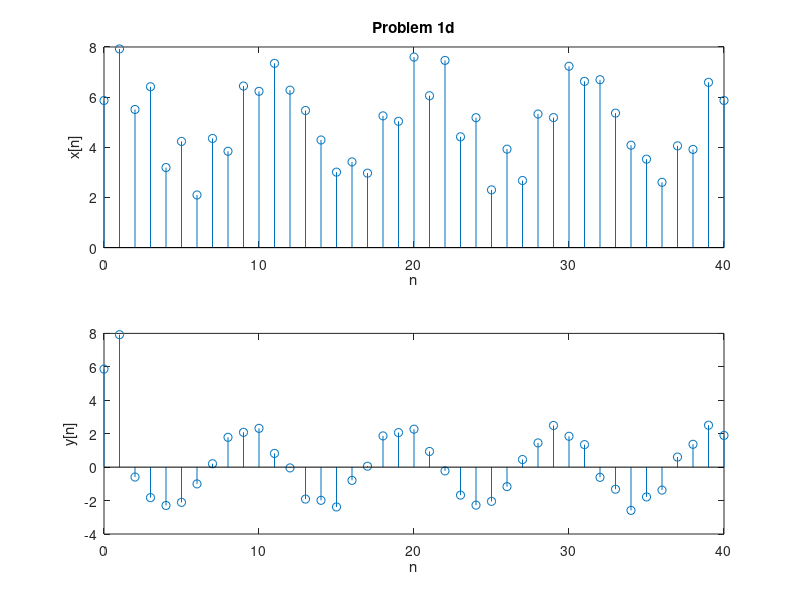
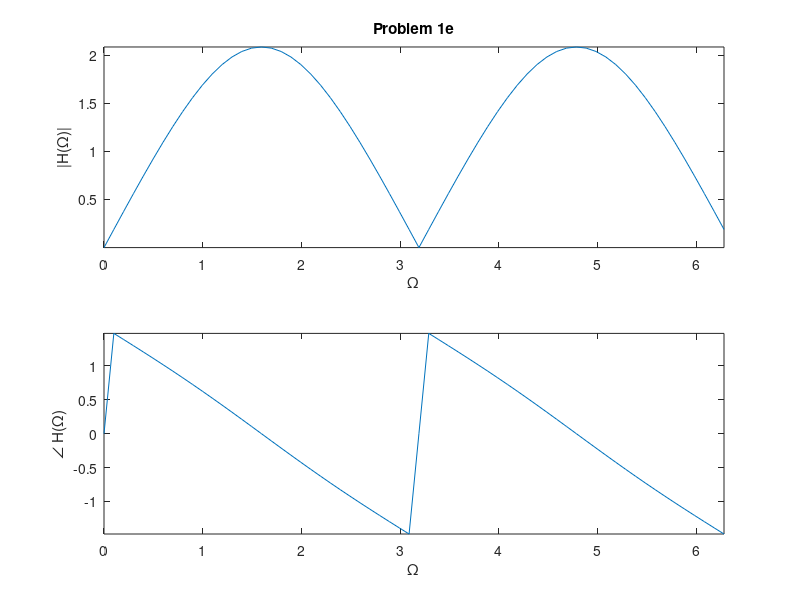
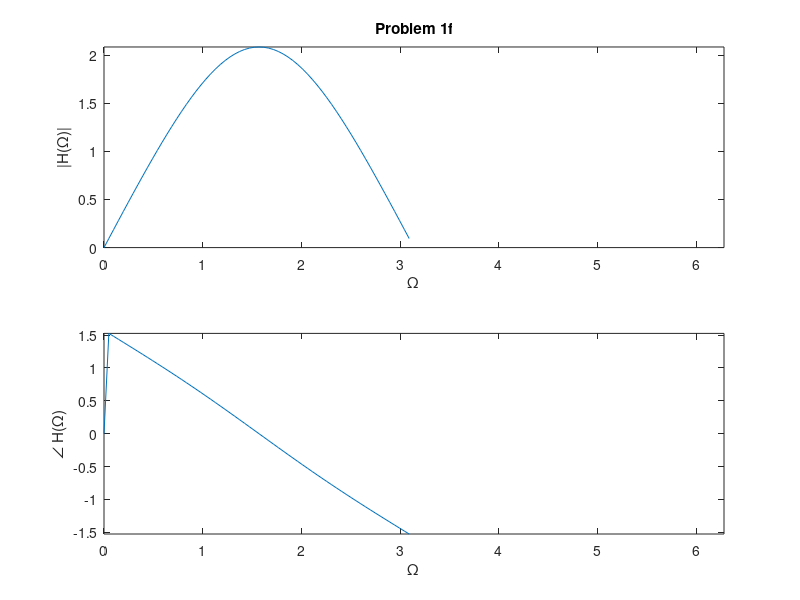
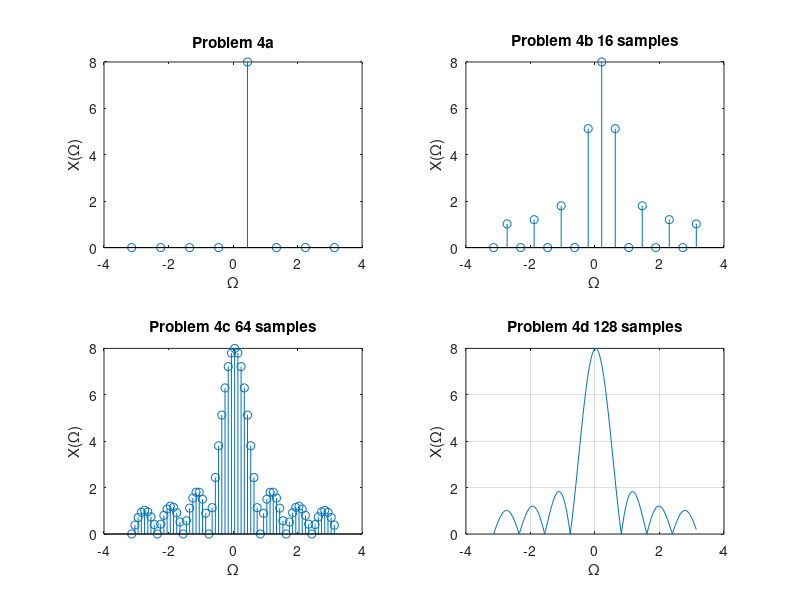

Reproduce these figures in MATLAB, in order.
%Seth Barger
%EE 351 HW7

clearvars; clc;

%% Problem 1d

n = 0:1:40;
x = 5 + 2*cos((pi/5)*n-(pi/6)) + sin(0.95*pi*n-(pi/3));
a = [1,0,.04];
b = [1,0,-1];
y = filter(b,a,x);
figure (1)
subplot(2,1,1)
stem(n,x)
xlabel('n')
ylabel('x[n]')
title('Problem 1d')
subplot(2,1,2)
stem(n,y)
xlabel('n')
ylabel('y[n]')

%% Problem 1e

delta = [1,zeros(1,63)];
f = linspace(0,(2*pi),64);
h = filter(b,a,delta);
H = fft(h);
figure (2)
subplot(2,1,1)
plot(f,abs(H))
xlabel('\Omega')
ylabel('|H(\Omega)|')
title('Problem 1e')
axis([0, 2*pi, -inf, inf])
subplot(2,1,2)
plot(f,angle(H))
xlabel('\Omega')
ylabel('\angle H(\Omega)')
axis([0, 2*pi, -inf, inf])

%% Problem 1f

[H,f] = freqz(b,a,64);
figure (3)
subplot(2,1,1)
plot(f,abs(H))
xlabel('\Omega')
ylabel('|H(\Omega)|')
title('Problem 1f')
axis([0, 2*pi, -inf, inf])
subplot(2,1,2)
plot(f,angle(H))
xlabel('\Omega')
ylabel('\angle H(\Omega)')
axis([0, 2*pi, -inf, inf])

%% Problem 4

f = linspace(-pi,pi,8);
x = ones(1,8);
X = fft(x);
X = fftshift(X);
X = abs(X);
figure (4)
subplot(2,2,1)
stem(f,X)
title('Problem 4a')
xlabel('\Omega')
ylabel('X(\Omega)')

f = linspace(-pi,pi,16);
X = fft(x,16);
X = fftshift(X);
X = abs(X);
subplot(2,2,2)
stem(f,X)
title('Problem 4b 16 samples')
xlabel('\Omega')
ylabel('X(\Omega)')

f = linspace(-pi,pi,64);
X = fft(x,64);
X = fftshift(X);
X = abs(X);
subplot(2,2,3)
stem(f,X)
title('Problem 4c 64 samples')
xlabel('\Omega')
ylabel('X(\Omega)')

f = linspace(-pi,pi,128);
X = fft(x,128);
X = fftshift(X);
X = abs(X);
subplot(2,2,4)
plot(f,X)
grid on
title('Problem 4d 128 samples')
xlabel('\Omega')
ylabel('X(\Omega)')

%% Problem 5

x = [1,2,3];
h = [5,4,3];
y = conv(x,h);
const = 3;
y = ifft(fft(x,const).*fft(h,const));



